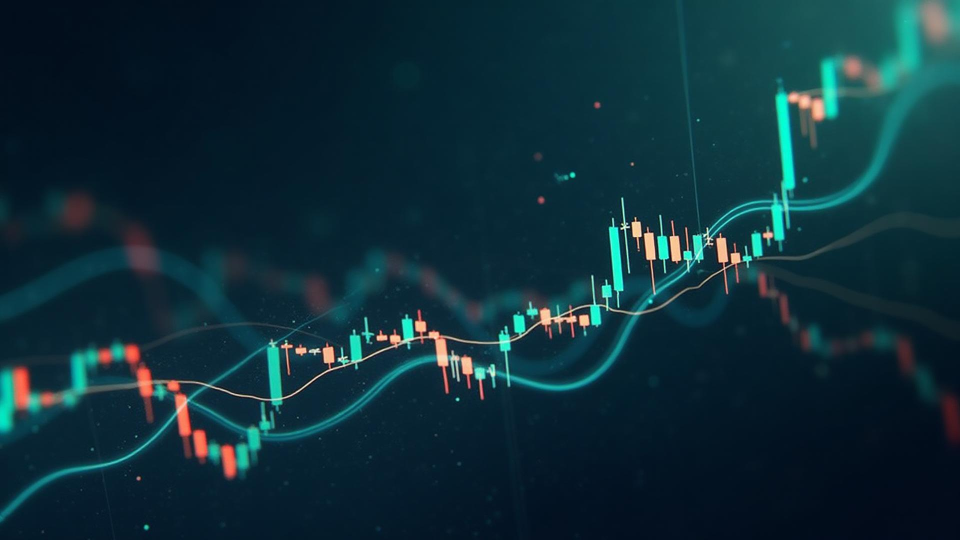
#> input picture aureon-os-upstream/frontend/src/assets/hero-trading.jpg, 1920 x 1080 px (shown at 1/2 size)
$ python image_signal_adapter.py ../../frontend/src/assets/hero-trading.jpg
#> lines starting #> are read from the running program, lines starting #| are printed output that depends on the picture
#!/usr/bin/env python3
"""Image signal adapter — the first *real* :class:`SignalAdapter` for the
human-harmonic proxy.

It turns an image into a derived frequency series and hands it to
:func:`aureon.bio.human_harmonic_proxy.score_signal`, so an image can finally be
scored by the same falsifiable engine — **without** becoming a face or "aura"
reader.

Content-agnostic by construction
--------------------------------
The signal is derived from the image's **global colour statistics only**: the
dominant spectral hues across the whole frame. There is **no** face detection, no
landmark extraction, and no per-region/per-person analysis anywhere in this
module. That makes it *structurally* incapable of physiognomy regardless of what
the picture contains. Colour is not identity, and the output is only *statistical
structure in a derived signal* — never a claim, reading, health signal, or trait
about a person. The immutable scientific boundary and the consent/provenance gate
of :mod:`aureon.bio.human_harmonic_proxy` still apply, because all scoring flows
through :func:`score_signal` unchanged.

Physics, reused (not invented)
------------------------------
A colour *is* an electromagnetic frequency. Each dominant spectral hue is mapped
to its visible wavelength (nm) and then to an EM frequency (Hz) using the engine's
own molecular constants (``phenolic_fingerprint.NM_TO_THZ_NUMERATOR`` /
``THZ_TO_HZ`` — the exact relation the molecular ``nm`` peak path uses). The
proxy's ``fold_to_band`` then octave-folds those ~10^14 Hz light frequencies into
the 1000-2000 Hz modulation band, the same octave-fold the engine performs for
molecular peaks.

Pillow is imported lazily so importing the pure proxy core never requires it.
"""

from __future__ import annotations

from pathlib import Path
from typing import Any

import numpy as np

from aureon.bio import human_harmonic_proxy as proxy
from aureon.bio.human_harmonic_proxy import (
    SCIENTIFIC_BOUNDARY,
    HumanSignal,
    ProxyResult,
    score_signal,
)

__all__ = [
    "ImageSignalAdapter",
    "score_image",
    "main",
]

# Anchor points for the spectral hue -> wavelength(nm) map. Hue in degrees over
# the spectral arc red(0) .. violet(270); magenta/pink (271-360) is non-spectral
# (no single wavelength) and is excluded upstream. Anchors are the textbook
# rainbow centres; we piecewise-linearly interpolate between them.
_HUE_ANCHORS: tuple[tuple[float, float], ...] = (
    (0.0, 700.0),    # red
    (60.0, 580.0),   # yellow
    (120.0, 530.0),  # green
    (180.0, 490.0),  # cyan
    (240.0, 450.0),  # blue
    (270.0, 400.0),  # violet
)

_SPECTRAL_HUE_MAX: float = 270.0  # hues above this are non-spectral -> dropped
_SAT_MIN: float = 0.20            # below this saturation the pixel is achromatic
_VAL_MIN: float = 0.15            # below this value the pixel is (near) black
_HUE_BINS: int = 36               # histogram resolution over the spectral arc


def _hue_to_wavelength_nm(hue_deg: float) -> float | None:
    """Map a spectral hue angle (0-270 deg) to a visible wavelength in nm.

    Returns ``None`` for non-spectral hues (magenta/pink, > 270 deg) which
    correspond to no single wavelength. Piecewise-linear across ``_HUE_ANCHORS``.
    """
    h = float(hue_deg)
    if not (0.0 <= h <= _SPECTRAL_HUE_MAX):
        return None
    for (h0, w0), (h1, w1) in zip(_HUE_ANCHORS, _HUE_ANCHORS[1:], strict=False):
        if h0 <= h <= h1:
            frac = 0.0 if h1 == h0 else (h - h0) / (h1 - h0)
            return w0 + frac * (w1 - w0)
    return _HUE_ANCHORS[-1][1]  # exactly at the violet end


def _wavelength_nm_to_hz(nm: float) -> float:
    """Convert a wavelength (nm) to its EM frequency (Hz), engine constants."""
    return (proxy.engine.NM_TO_THZ_NUMERATOR / float(nm)) * proxy.engine.THZ_TO_HZ


def _load_rgb(spec: Any, downscale: int) -> np.ndarray:
    """Load ``spec`` (path / PIL image / RGB array) to a downscaled uint8 RGB array.

    Deterministic: fixed resample filter, no randomness.
    """
#> called with downscale = 256
    try:
        from PIL import Image
    except Exception as exc:  # noqa: BLE001
        raise ImportError(
            "Pillow is required for the image signal adapter "
            "(`pip install pillow`); the pure proxy core does not need it."
        ) from exc

    if isinstance(spec, np.ndarray):
        arr = spec
        if arr.ndim == 2:  # grayscale -> RGB
            arr = np.stack([arr] * 3, axis=-1)
        img = Image.fromarray(arr.astype(np.uint8)[:, :, :3], mode="RGB")
    elif isinstance(spec, (str, Path)):
        img = Image.open(spec).convert("RGB")
#> img is the input picture: PIL image 1920x1080 RGB; mean R, G, B 14.5, 45.8, 56.1
    elif isinstance(spec, Image.Image):
        img = spec.convert("RGB")
    else:  # pragma: no cover - guarded by callers
        raise TypeError(f"unsupported image spec type: {type(spec)!r}")

    w, h = img.size
#> w = 1920; h = 1080
    longest = max(w, h)
#> longest = 1920
    if longest > downscale:
        scale = downscale / longest
#> scale = 0.133
        img = img.resize((max(1, int(w * scale)), max(1, int(h * scale))), Image.BILINEAR)
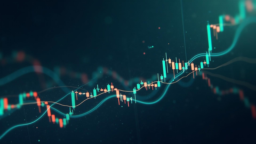
#> img: PIL image 256x144 RGB; mean R, G, B 14.5, 45.8, 56.1
    return np.asarray(img.convert("RGB"), dtype=np.uint8)


def _dominant_wavelengths_nm(rgb: np.ndarray, *, max_colors: int) -> list[float]:
    """Return the wavelengths (nm) of the most-populated spectral hue bins.

    Global colour statistics over the whole frame only. Achromatic pixels
    (grey/black/white) and non-spectral hues (magenta/pink) are dropped, so an
    image with no clear spectral colour yields few or no wavelengths — which the
    scorer honestly reports as "insufficient tones" rather than fabricating any.
    """
#> called with max_colors = 8
    from PIL import Image

    hsv = np.asarray(Image.fromarray(rgb, mode="RGB").convert("HSV"), dtype=np.float64)
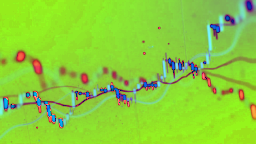
#> hsv: shape (144, 256, 3) float64; mean of channels 0, 1, 2 138.8, 207.7, 58.1; drawn as R, G, B
    hue = hsv[..., 0].ravel() / 255.0 * 360.0
    sat = hsv[..., 1].ravel() / 255.0
    val = hsv[..., 2].ravel() / 255.0

    keep = (sat >= _SAT_MIN) & (val >= _VAL_MIN) & (hue <= _SPECTRAL_HUE_MAX)
    hue = hue[keep]
    if hue.size == 0:
        return []

    counts, edges = np.histogram(hue, bins=_HUE_BINS, range=(0.0, _SPECTRAL_HUE_MAX))
#> counts = 36 values, max 10538 at index 26, min 0 at index 5, mean 772.6; edges = 37 values from 0 to 270
    centers = (edges[:-1] + edges[1:]) / 2.0
#> centers = 36 values from 3.75 to 266.2
    order = sorted(
        (i for i in range(_HUE_BINS) if counts[i] > 0),
        key=lambda i: (-int(counts[i]), float(centers[i])),  # stable: count desc, hue asc
    )[:max_colors]
#> order = [26, 25, 27, 24, 23, 22, 0, 1]

    wavelengths: list[float] = []
    for i in sorted(order, key=lambda i: float(centers[i])):
        nm = _hue_to_wavelength_nm(float(centers[i]))
        if nm is not None:
            wavelengths.append(nm)
#> this loop made 8 passes
#> (h in _hue_to_wavelength_nm, nm) on passes 1 to 8: (3.75, 692.5), (11.25, 677.5), (168.8, 497.5), (176.2, 492.5), (183.8, 487.5), (191.2, 482.5), (198.8, 477.5), (206.2, 472.5)
#> after the loop, wavelengths = [692.5, 677.5, 497.5, 492.5, 487.5, 482.5, 477.5, 472.5]
    return wavelengths


class ImageSignalAdapter:
    """Extract a derived signal from an image's global colour statistics.

    Implements the :class:`aureon.bio.human_harmonic_proxy.SignalAdapter` seam.
    Consent and provenance are **required arguments** — the adapter never
    fabricates them; the caller must affirmatively grant consent for the image.
    """

    modality: str = "image"

    def extract(
        self,
        spec: Any,
        *,
        consent: bool,
        provenance: str,
        max_colors: int = 8,
        downscale: int = 256,
        seed: int = 0,  # accepted for protocol symmetry; extraction is deterministic
    ) -> HumanSignal:
        """Return a :class:`HumanSignal` of light frequencies from ``spec``'s colours."""
        rgb = _load_rgb(spec, downscale=downscale)
        wavelengths = _dominant_wavelengths_nm(rgb, max_colors=max_colors)
        freqs = tuple(_wavelength_nm_to_hz(nm) for nm in wavelengths)
        label = f"image:{Path(spec).name}" if isinstance(spec, (str, Path)) else "image:array"
        return HumanSignal(
            label=label,
            frequencies_hz=freqs,
            provenance=provenance,
            consent=consent,
            modality=self.modality,
            notes=(
                f"{len(freqs)} dominant spectral hue(s) -> wavelength -> EM Hz "
                "(global colour statistics only; no face/person analysis)"
            ),
        )


def score_image(
    spec: Any,
    *,
    consent: bool,
    provenance: str,
    nulls: int = proxy.engine.DEFAULT_NULLS,
    seed: int = 0,
    max_colors: int = 8,
    downscale: int = 256,
) -> ProxyResult:
    """Extract an image's colour signal and score it through the governed pipeline."""
    signal = ImageSignalAdapter().extract(
        spec, consent=consent, provenance=provenance, max_colors=max_colors, downscale=downscale
    )
    return score_signal(signal, nulls=nulls, seed=seed)


def main(argv: list[str] | None = None) -> int:
    """CLI: score an image the caller consents to (or demonstrate the block)."""
    import argparse

    parser = argparse.ArgumentParser(
        description="Score an image's colour-derived signal (content-agnostic, no face analysis)."
    )
    parser.add_argument("image", help="path to an image the caller consents to analyse")
    parser.add_argument("--consent", action="store_true", help="affirm consent to analyse this image")
    parser.add_argument("--provenance", default="", help="provenance string (required with --consent)")
    parser.add_argument("--nulls", type=int, default=proxy.engine.DEFAULT_NULLS)
    parser.add_argument("--seed", type=int, default=0)
    args = parser.parse_args(argv)

    result = score_image(
        args.image,
        consent=bool(args.consent),
        provenance=args.provenance,
        nulls=args.nulls,
        seed=args.seed,
    )
    d = result.to_dict()
    print("Image signal adapter — colour -> wavelength -> frequency (no face analysis)")
    print(f"  image            : {args.image}")
    print(f"  boundary         : {SCIENTIFIC_BOUNDARY}")
    print(f"  n_tones          : {d['n_tones']}")
    print(f"  valid            : {d['valid']}")
    print(f"  blocked          : {d['blocked']}")
    print(f"  structure_present: {d['structure_present']}")
    print(f"  test_A_p / test_B_p : {d['test_A_p']} / {d['test_B_p']}")
    print(f"  reason           : {d['reason']}")
    return 0


if __name__ == "__main__":  # pragma: no cover - manual entry point
#> (the run stopped early here; a loop or call above may not have finished)
